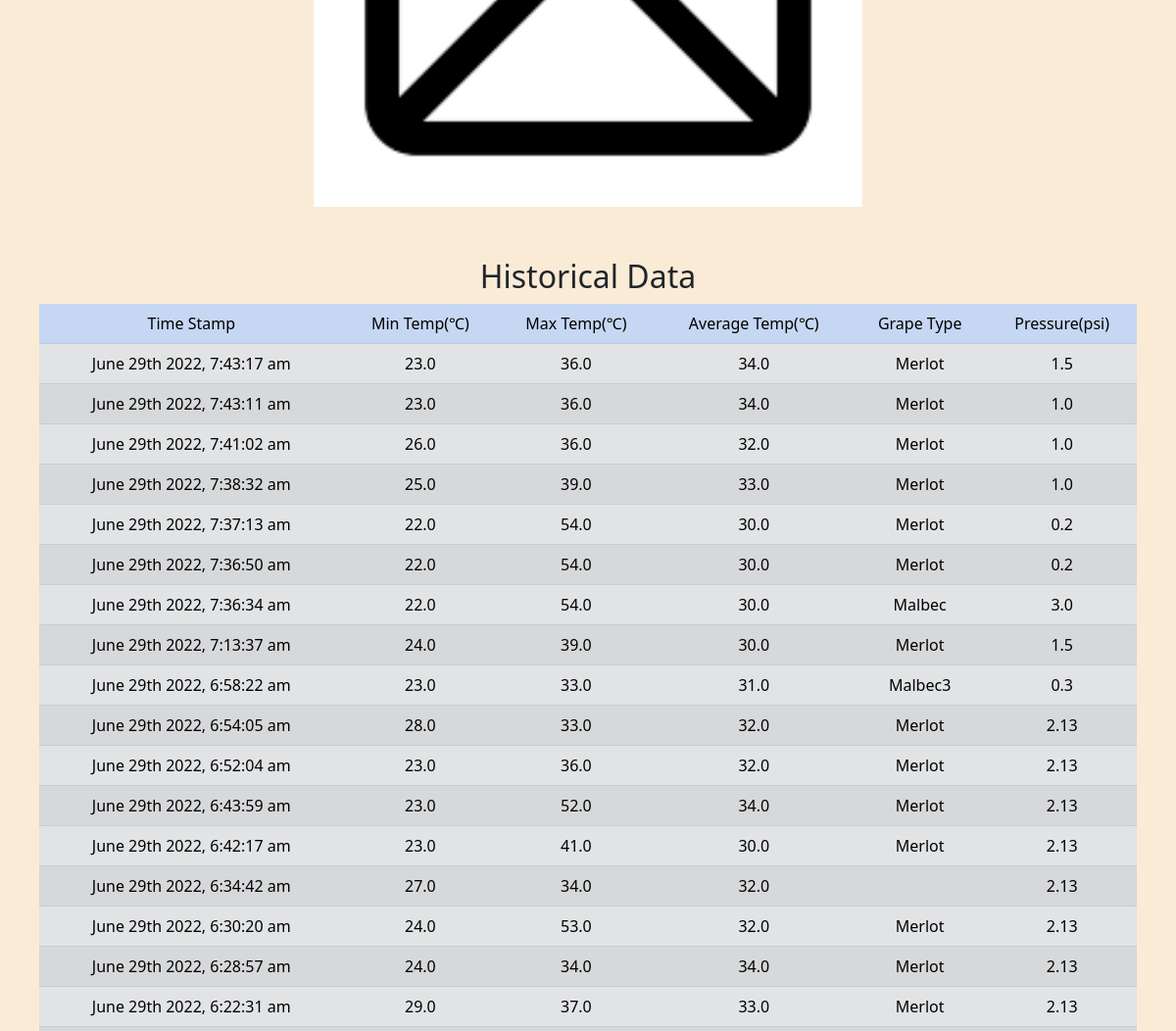
Before: / (middle part) with the older database file.
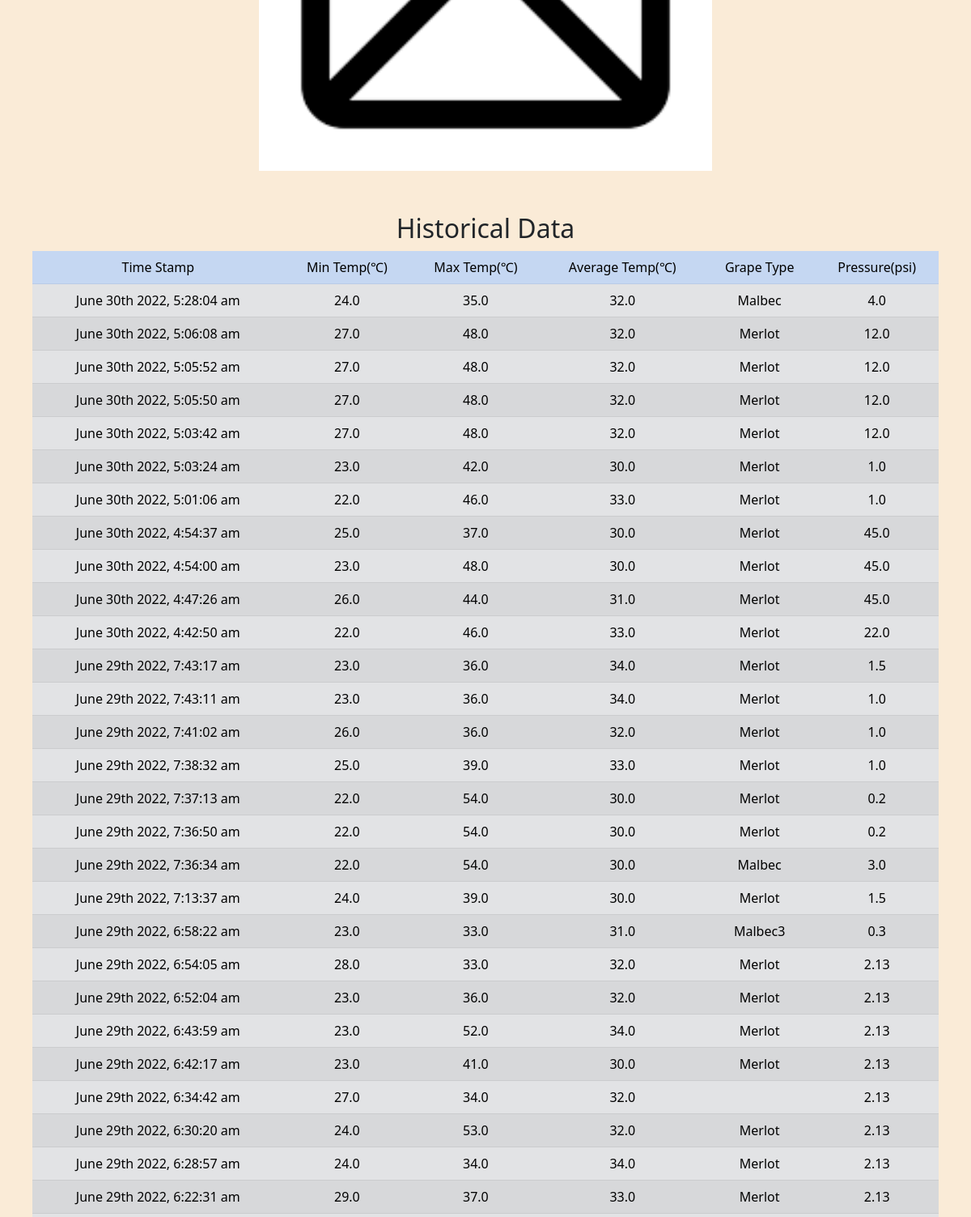
After: the same page with the newer database file.
### models.py (models this page shows)
class LeafData(db.Model):
    __tablename__ = "leafdata2"
    id = db.Column(db.Integer, primary_key=True)
    time_stamp = db.Column(db.DateTime, default=datetime.utcnow)
    min_temp = db.Column(db.Float)
    max_temp = db.Column(db.Float)
    avg_temp = db.Column(db.Float)
    grape_type2_id = db.Column(db.Integer, db.ForeignKey("grape_type3.id",ondelete="CASCADE"))
    pressure = db.Column(db.Float)

class GrapeTypes(db.Model):
    __tablename__ = "grape_type3"
    id = db.Column(db.Integer, primary_key=True)
    grape_type = db.Column(db.String(100), nullable=False, unique=True)
    leavesdata = db.relationship("LeafData",
                                 backref="grape_type",
                                 lazy='dynamic')

### main.py (the view)
@app.route('/', methods=['GET', 'POST'])
def home():
    global dummy_db
    historical_data = LeafData.query #.order_by(LeafData.id.asc())
    grape_types = GrapeTypes.query.all()
    if args.api:
        page = request.args.get('page', 1, type=int)
        hstdata = {}
        grptype = {}
        for i in range(len(grape_types)):
            grptype[i] = {"grape_type" : grape_types[i].grape_type}
        hdata = historical_data.paginate(page=page, per_page=5)
        trec = len(historical_data.all())
        recs = hdata.items
        for i in range(len(recs)):
            hstdata[i] = {"time_stamp" : recs[i].time_stamp,
                            "min_temp": recs[i].min_temp,
                            "max_temp": recs[i].max_temp,
                            "avg_temp": recs[i].avg_temp,
                            "grape_type": recs[i].grape_type.grape_type,
                            "pressure" : recs[i].pressure}
        return {"historical_data": hstdata,
                "grape_types": grptype,
                "page"  :hdata.page,
                "total records" : trec,
                "per page": 5,
                "total pages": hdata.pages
                }
    else:
        return render_template("home.html",
                            dummy_db=None,
                            historical_data=historical_data.all(),
                            grape_types=grape_types)

### templates/home.html (shortened to what this page needs)
{% extends 'base.html' %}
{% block content%}
<div class="container">
  <img id="cameraImage" src="/static/images/noimage.png" class="center" alt="cameraImage">
</div>
<div class="container">
  <h2>Historical Data</h2>
  <table class="table table-dark table-striped table-responsive{-sm|-md|-lg|-xl}">
    <tr class="table-primary">
      <td class="table-primary">Time Stamp</td>
      <td class="table-primary">Min Temp(℃)</td>
      <td class="table-primary">Max Temp(℃)</td>
      <td class="table-primary">Average Temp(℃)</td>
      <td class="table-primary">Grape Type</td>
      <td class="table-primary">Pressure(psi)</td>
    </tr>
    {% for data in historical_data | reverse  %}
    <tr class="table-secondary">
      <td class="table-secondary">{{moment(data.time_stamp).format('MMMM Do YYYY, h:mm:ss a')}}</td>
      <td class="table-secondary">{{data.min_temp}}</td>
      <td class="table-secondary">{{data.max_temp}}</td>
      <td class="table-secondary">{{data.avg_temp}}</td>
      <td class="table-secondary">{{data.grape_type.grape_type}}</td>
      <td class="table-secondary">{{data.pressure}}</td>
    </tr>
    {% endfor %}
  </table>
</div>
{% endblock %}

### templates/base.html (shortened to what this page needs)
<!DOCTYPE html>
<html lang="en">
  <head>
    <link
      href="https://cdn.jsdelivr.net/npm/bootstrap@5.2.0-beta1/dist/css/bootstrap.min.css"
      rel="stylesheet"
    />
    <link
      href="{{ url_for('static', filename='styles.css') }}"
      rel="stylesheet"
    />
  </head>
  <body>
        {% block content %} {% endblock %}
  </body>
</html>

### static/styles.css (style rules this page uses)
body { background-color: antiquewhite; }
.container { text-align: center; padding: 10px; margin-top: 2rem; }
.center { display: block; margin-left: auto; margin-right: auto; width: 50%; }

Changed rows visible on the page:
added LeafData: time_stamp "June 30th 2022, 5:28:04 am", min_temp "24.0", max_temp "35.0", avg_temp "32.0", grape_type.grape_type "Malbec", pressure "4.0"
added LeafData: time_stamp "June 30th 2022, 5:06:08 am", min_temp "27.0", max_temp "48.0", avg_temp "32.0", grape_type.grape_type "Merlot", pressure "12.0"
added LeafData: time_stamp "June 30th 2022, 5:05:52 am", min_temp "27.0", max_temp "48.0", avg_temp "32.0", grape_type.grape_type "Merlot", pressure "12.0"
added LeafData: time_stamp "June 30th 2022, 5:05:50 am", min_temp "27.0", max_temp "48.0", avg_temp "32.0", grape_type.grape_type "Merlot", pressure "12.0"
added LeafData: time_stamp "June 30th 2022, 5:03:42 am", min_temp "27.0", max_temp "48.0", avg_temp "32.0", grape_type.grape_type "Merlot", pressure "12.0"
added LeafData: time_stamp "June 30th 2022, 5:03:24 am", min_temp "23.0", max_temp "42.0", avg_temp "30.0", grape_type.grape_type "Merlot", pressure "1.0"
added LeafData: time_stamp "June 30th 2022, 5:01:06 am", min_temp "22.0", max_temp "46.0", avg_temp "33.0", grape_type.grape_type "Merlot", pressure "1.0"
added LeafData: time_stamp "June 30th 2022, 4:54:37 am", min_temp "25.0", max_temp "37.0", avg_temp "30.0", grape_type.grape_type "Merlot", pressure "45.0"
added LeafData: time_stamp "June 30th 2022, 4:54:00 am", min_temp "23.0", max_temp "48.0", avg_temp "30.0", grape_type.grape_type "Merlot", pressure "45.0"
added LeafData: time_stamp "June 30th 2022, 4:47:26 am", min_temp "26.0", max_temp "44.0", avg_temp "31.0", grape_type.grape_type "Merlot", pressure "45.0"
added LeafData: time_stamp "June 30th 2022, 4:42:50 am", min_temp "22.0", max_temp "46.0", avg_temp "33.0", grape_type.grape_type "Merlot", pressure "22.0"
